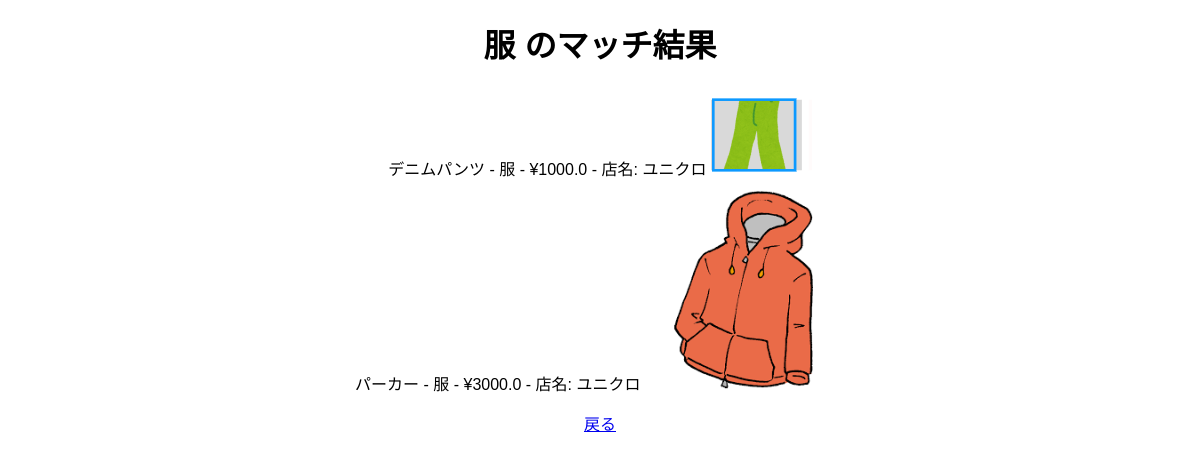
The app's page /match/服 with its own data.
### tables this page shows
CREATE TABLE store_data (  
            id INTEGER PRIMARY KEY AUTOINCREMENT,  
            name TEXT NOT NULL,  
            category TEXT NOT NULL,  
            price REAL,  
            store_name TEXT, 
            photo_path TEXT NOT NULL  -- 写真のパス追加
        );

### app.py (the view)
@app.route('/match/<category>')
def match(category):
    conn = get_db_connection()
    matching_store_data = conn.execute('SELECT * FROM store_data WHERE category = ?', (category,)).fetchall()
    conn.close()
    return render_template('match.html', store_items=matching_store_data, category=category)

### app.py (called while the page is built)
def get_db_connection():
    conn = sqlite3.connect('database.db')
    conn.row_factory = sqlite3.Row
    return conn

### templates/match.html (shortened to what this page needs)
<!DOCTYPE html>
<html lang="ja">
<head>
</head>
<body>
    <h1>{{ category }} のマッチ結果</h1>
    <ul>
        {% for item in store_items %}
        <li>{{ item['name'] }} - {{ item['category'] }} - ¥{{ item['price'] }} - 店名: {{ item['store_name'] }}
            {% if item['photo_path'] %}
            <img src="{{ url_for('static', filename=item['photo_path'].split('/')[-2] + '/' + item['photo_path'].split('/')[-1]) }}"
                 alt="{{ item['name'] }}">
            {% else %}
            <p>写真はありません</p>
            {% endif %}
        </li>
        {% else %}
        <li>一致するデータはありません。</li>
        {% endfor %}
    </ul>
    <a href="{{ url_for('index') }}">戻る</a>
</body>
</html>

### templates/match.html (style rules this page uses)
body { font-family: Arial, sans-serif; text-align: center; }
h1 { margin-top: 20px; }
ul { list-style: none; padding: 0; }
li { margin-bottom: 10px; }
img { max-width: 200px; height: auto; }

### records on screen
store_data: name "デニムパンツ", category "服", price "1000.0", store_name "ユニクロ", photo_path (picture)
store_data: name "パーカー", category "服", price "3000.0", store_name "ユニクロ", photo_path (picture)

### other values on screen
{{ category }} "服"
